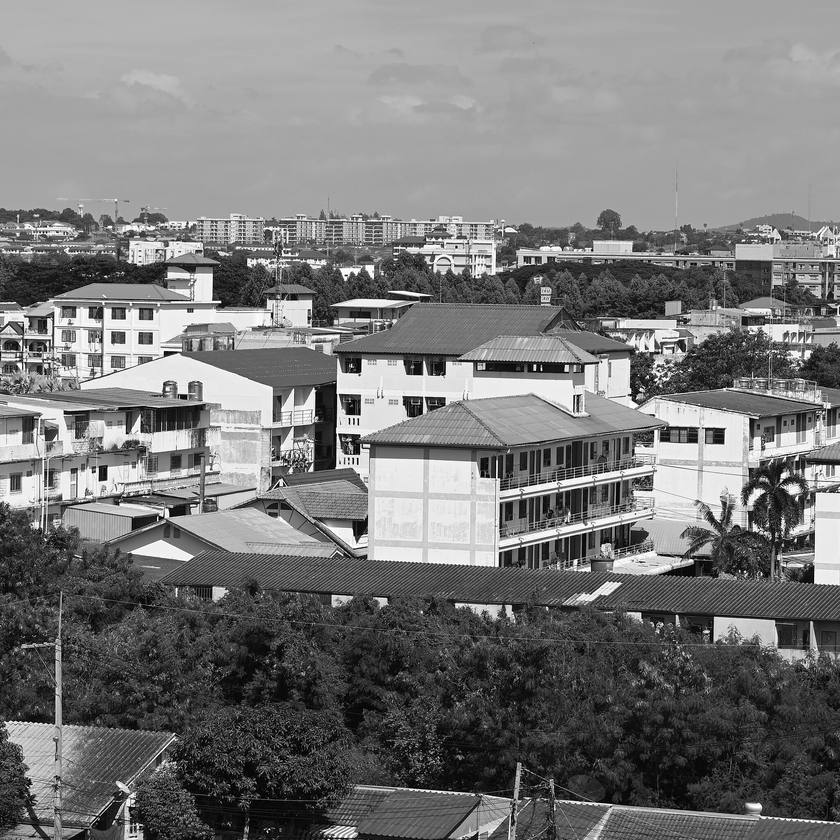
#> input picture images/p1/base_2048.png, 840 x 840 px, shrunk from 2048 x 2048 before the run
$ python run_1_1_correctness.py
#> lines starting #> are read from the running program, lines starting #| are printed output that depends on the picture
### code/p1_convolution/starter.py
"""P1 starter. Implement every function marked TODO.

Rules: NumPy array arithmetic only. scipy/cv2/skimage may be used to CHECK
your answers, never to produce them. numpy.fft is allowed in conv2d_fft.
"""
import numpy as np


def kernel_bank(k=15):
    """Provided. Do not modify -- your rank table must match these kernels."""
    ax = np.arange(k) - (k - 1) / 2
    box = np.ones((k, k)) / (k * k)
    s = k / 6.0
    g1 = np.exp(-(ax**2) / (2 * s * s)); g1 /= g1.sum()
    gauss = np.outer(g1, g1)
    sobel = np.outer([1, 2, 1], [-1, 0, 1]).astype(float)
    xx, yy = np.meshgrid(ax, ax); r2 = xx**2 + yy**2
    log = (r2 - 2*s*s) / (s**4) * np.exp(-r2 / (2*s*s))
    motion0 = np.zeros((k, k)); motion0[k // 2, :] = 1.0 / k
    disk = (r2 <= (k/2.0)**2).astype(float); disk /= disk.sum()
    rand = np.random.default_rng(0).normal(size=(k, k)); rand /= np.abs(rand).sum()
    return {"box": box, "gaussian": gauss, "sobel3": sobel, "log": log,
            "log_dc_removed": log - log.mean(), "motion_0deg": motion0,
            "motion_45deg": np.eye(k) / k, "disk": disk, "random": rand}


# [15 lines left out: function numeric_rank, not called in this run]


def conv2d_loops(img, K):
    """TODO 1.1: four nested Python loops. Zero-padded, 'same', TRUE convolution.
    Only run this on small crops -- see the handout."""
    H, W = img.shape
    kh, kw = K.shape
    ph, pw = kh // 2, kw // 2
    padded = np.zeros((H + 2 * ph, W + 2 * pw), dtype=np.float64)
    padded[ph:ph + H, pw:pw + W] = img

    Kflip = K[::-1, ::-1]

    out = np.zeros((H, W), dtype=np.float64)
    for i in range(H):
        for j in range(W):
            acc = 0.0
            for m in range(kh):
                for n in range(kw):
                    acc += padded[i + m, j + n] * Kflip[m, n]
            out[i, j] = acc
    return out


def conv2d_taps(img, K):
    """TODO 1.1: loop over kernel taps, vectorised over the image."""
    H, W = img.shape
    kh, kw = K.shape
    ph, pw = kh // 2, kw // 2
    padded = np.zeros((H + 2 * ph, W + 2 * pw), dtype=np.float64)
    padded[ph:ph + H, pw:pw + W] = img

    Kflip = K[::-1, ::-1]

    out = np.zeros((H, W), dtype=np.float64)
    for m in range(kh):
        for n in range(kw):
            w = Kflip[m, n]
            if w == 0.0:
                continue
            out += w * padded[m:m + H, n:n + W]
    return out


def conv2d_im2col(img, K):
    """TODO 1.1: build the (H*W, kh*kw) patch matrix, then one matmul.
    numpy.lib.stride_tricks.sliding_window_view is allowed. Report the peak
    memory and be ready to explain which step actually costs it."""
    H, W = img.shape
    kh, kw = K.shape
    ph, pw = kh // 2, kw // 2
    padded = np.zeros((H + 2 * ph, W + 2 * pw), dtype=np.float64)
    padded[ph:ph + H, pw:pw + W] = img

    Kflip = K[::-1, ::-1]

    windows = np.lib.stride_tricks.sliding_window_view(padded, (kh, kw))
    # windows has shape (H, W, kh, kw): windows[i, j] is the kh*kw patch
    # feeding output pixel (i, j).
    patches = windows.reshape(H * W, kh * kw)
    out = patches @ Kflip.reshape(kh * kw)
    return out.reshape(H, W)


def conv2d_fft(img, K):
    """TODO 1.1: multiply in the frequency domain. numpy.fft is allowed."""
    H, W = img.shape
    kh, kw = K.shape
    ph, pw = kh // 2, kw // 2

    # Linear (not circular) convolution needs a common canvas big enough
    # for the full convolution, H+kh-1 by W+kw-1, or FFT wraparound will
    # corrupt the borders.
    fh, fw = H + kh - 1, W + kw - 1

    img_f = np.fft.rfft2(img, s=(fh, fw))
    K_f = np.fft.rfft2(K, s=(fh, fw))
    full = np.fft.irfft2(img_f * K_f, s=(fh, fw))

    # 'full' output is size (H+kh-1, W+kw-1); crop the centered HxW window
    # to match 'same' mode (same convention as the zero-padding above).
    return full[ph:ph + H, pw:pw + W]


# [79 lines left out: functions _conv1d_along_axis, conv2d_separable, conv2d_lowrank, not called in this run]


def psnr(a, b, peak=255.0):
    mse = np.mean((a.astype(np.float64) - b.astype(np.float64))**2)
    return float("inf") if mse == 0 else 10 * np.log10(peak * peak / mse)

### code/p1_convolution/run_1_1_correctness.py
"""1.1 Correctness: run all four conv2d implementations on the standard test
case (128x128 crop of base_2048.png, k=7 Gaussian), verify against
scipy.signal.convolve2d, and save the per-method |error| heatmap into
Report/Images/ for the report and the viva.
"""
import sys
from pathlib import Path

import numpy as np
import matplotlib.pyplot as plt
from PIL import Image
from scipy.signal import convolve2d  # checking only

sys.path.insert(0, str(Path(__file__).resolve().parent))
from starter import kernel_bank, conv2d_loops, conv2d_taps, conv2d_im2col, conv2d_fft

ROOT = Path(__file__).resolve().parents[2]
IMG_OUT = ROOT / "Report" / "Images"
IMG_OUT.mkdir(parents=True, exist_ok=True)

img = np.asarray(Image.open(ROOT / "images/p1/base_2048.png")).astype(float)[:128, :128]
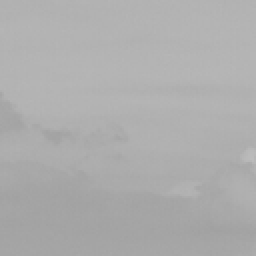
#> img: shape (128, 128) float64 (shown 2 times larger); min 161, max 188, mean 173.3
K = kernel_bank(7)["gaussian"]
ref = convolve2d(img, K, mode="same", boundary="fill")
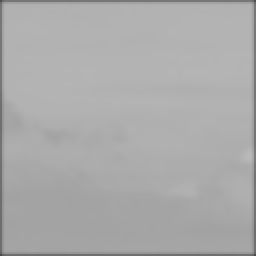
#> ref: shape (128, 128) float64 (shown 2 times larger); min 74.36, max 185.2, mean 171

methods = {
    "conv2d_loops": conv2d_loops,
    "conv2d_taps": conv2d_taps,
    "conv2d_im2col": conv2d_im2col,
    "conv2d_fft": conv2d_fft,
}

outputs = {}
errors = {}
for name, fn in methods.items():
    out = fn(img, K)
    outputs[name] = out
    err = np.abs(out - ref)
    errors[name] = err
    print(f"{name:16s} max|err| = {err.max():.3e}")
#> this loop made 4 passes
#| conv2d_loops     max|err| = 1.990e-13
#| conv2d_taps      max|err| = 1.990e-13
#| conv2d_im2col    max|err| = 1.990e-13
#| conv2d_fft       max|err| = 2.274e-13
#> pass 1, `err = np.abs(out - ref)`:
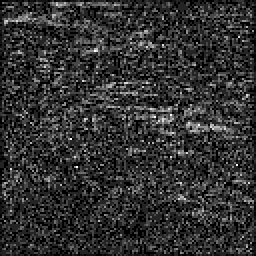
#> err: shape (128, 128) float64 (shown 2 times larger); min 0, max 1.99e-13, mean 3.9e-14; drawn with min black and max white
#> after the loop:
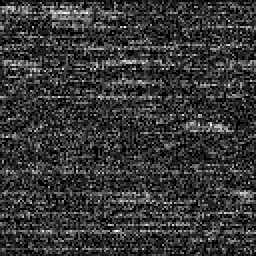
#> err: shape (128, 128) float64 (shown 2 times larger); min 0, max 2.27e-13, mean 4.96e-14; drawn with min black and max white
#> after the loop, errors = 4 items; outputs = 4 items

# Per-method |error| heatmaps, shared colour scale
max_err = max(e.max() for e in errors.values())
#> max_err = 2.27e-13
fig, axes = plt.subplots(1, 4, figsize=(16, 4.4))
for ax, (name, err) in zip(axes, errors.items()):
    im = ax.imshow(err, cmap="inferno", vmin=0, vmax=max(max_err, 1e-12))
    ax.set_title(f"{name}\nmax|err|={err.max():.2e}")
    ax.set_xticks([]); ax.set_yticks([])
    plt.colorbar(im, ax=ax, fraction=0.046)
#> this loop made 4 passes
#> name on passes 1 to 4: 'conv2d_loops', 'conv2d_taps', 'conv2d_im2col', 'conv2d_fft'
fig.suptitle("Absolute error vs. scipy.signal.convolve2d (128x128 crop, k=7 Gaussian)")
fig.tight_layout()
fig.savefig(IMG_OUT / "p1_1_1_error_heatmaps.png", dpi=150)
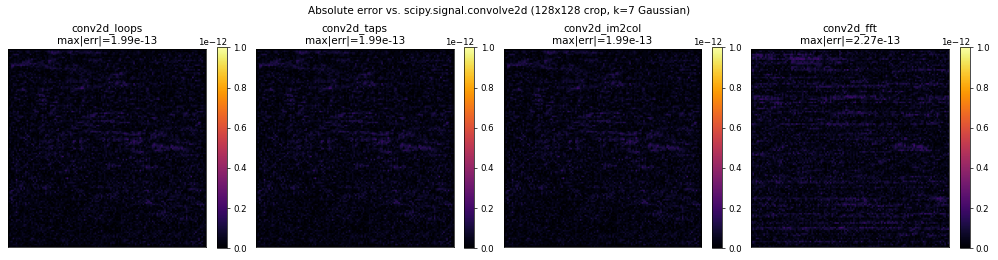
#> figure drawn by matplotlib, 8 panels
plt.close(fig)

print(f"\nSaved error heatmaps to {IMG_OUT}")
